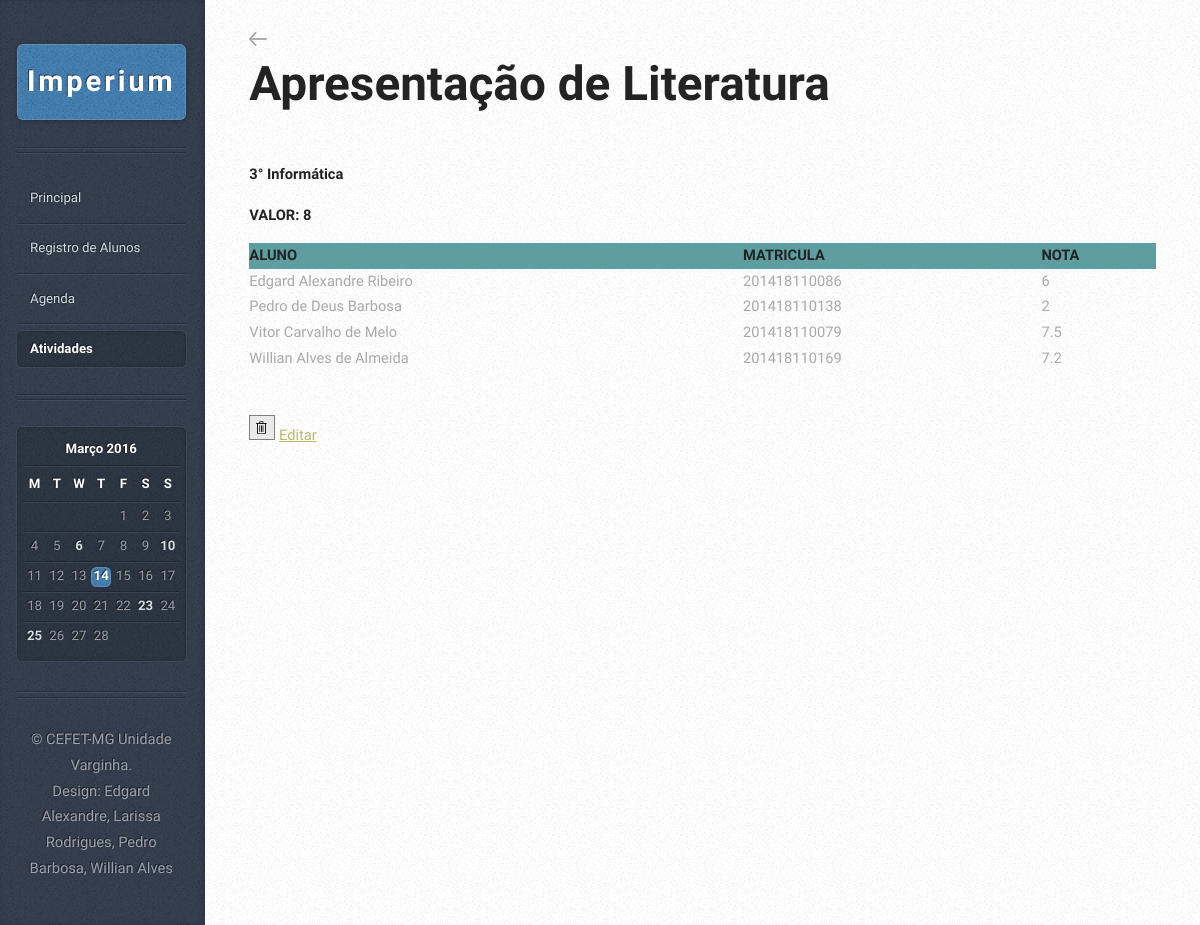
The page /atividadeRegistro.php?id=10 on the database its author committed.
### tables this page shows
CREATE TABLE IF NOT EXISTS `Atividade` (
  `idAtividade` int(11) NOT NULL AUTO_INCREMENT,
  `nomeAtividade` varchar(45) NOT NULL,
  `valorAtividade` float NOT NULL,
  `bimestreAtividade` varchar(45) NOT NULL,
  `tipoAtividade` varchar(45) NOT NULL,
  `idTurmaAtividade` int(11) NOT NULL,
  PRIMARY KEY (`idAtividade`),
  KEY `idTurmaAtividade` (`idTurmaAtividade`)
);

CREATE TABLE IF NOT EXISTS `Turma` (
  `idTurma` int(11) NOT NULL AUTO_INCREMENT,
  `nomeTurma` varchar(45) DEFAULT NULL,
  PRIMARY KEY (`idTurma`)
);

CREATE TABLE IF NOT EXISTS `Aluno` (
  `idAluno` int(11) NOT NULL AUTO_INCREMENT,
  `nomeAluno` varchar(45) NOT NULL,
  `matricula` varchar(45) NOT NULL,
  `frequencia` int(11) DEFAULT NULL,
  `idTurmaAluno` int(11) NOT NULL,
  PRIMARY KEY (`idAluno`),
  KEY `idTurmaAluno` (`idTurmaAluno`)
);

CREATE TABLE IF NOT EXISTS `Nota` (
  `idNota` int(11) NOT NULL AUTO_INCREMENT,
  `idAtividade` int(11) NOT NULL,
  `idAluno` int(11) NOT NULL,
  `valorNota` float NOT NULL,
  PRIMARY KEY (`idNota`),
  KEY `idAtividade` (`idAtividade`,`idAluno`),
  KEY `idAluno` (`idAluno`)
);

### atividadeRegistro.php (the view, shortened to what this page needs)
<?php
    $PDO = db_connect();
	$id = $_GET["id"];
	$sql = "SELECT idAtividade, nomeAtividade, valorAtividade, bimestreAtividade, tipoAtividade, idTurmaAtividade FROM Atividade WHERE idAtividade = :idAtividade ORDER BY bimestreAtividade ASC";
    $sql2 = "SELECT idAluno, nomeAluno, matricula, frequencia, idTurmaAluno FROM Aluno WHERE idTurmaAluno = :idTurmaAluno ORDER BY nomeAluno ASC";
    $sql3 = "SELECT idNota, idAtividade, idAluno, valorNota FROM Nota WHERE idAtividade = :idAtividadeNota";
    $sql4 = "SELECT idTurma, nomeTurma FROM Turma WHERE idTurma = :idTurma";
    $stmt = $PDO->prepare($sql);
	$stmt2 = $PDO->prepare($sql2);
    $stmt3 = $PDO->prepare($sql3);
    $stmt4 = $PDO->prepare($sql4);
    $stmt->execute(array(':idAtividade' => $id));
?>
<!DOCTYPE HTML>
<html>
<head>
		<link rel="stylesheet" href="assets/css/mainScreen.css" />
        <link rel="stylesheet" href="assets/css/style.css" />
	</head>
<body>
<div id="content">
    <div class="inner">
        <article class="box post post-excerpt">
        <?php $Atividade = $stmt->fetch(PDO::FETCH_ASSOC)?>
		<a href = "atividadeLista.php"><img src = "images/setaVoltar.png"></a><br>
            <?php $stmt4->execute(array(':idTurma' => $Atividade['idTurmaAtividade'])); ?>
            <?php $Turma = $stmt4->fetch(PDO::FETCH_ASSOC)?>
            <h2><p><?php echo $Atividade['nomeAtividade']?></p></h2>
            <h3><p><?php echo $Turma['nomeTurma']?></p></h3>
            <h3><p>VALOR: <?php echo $Atividade['valorAtividade']?></p></h3>
            <?php
            $turmaAtividade = $Atividade['idTurmaAtividade'];
            $stmt2->execute(array(':idTurmaAluno' => $turmaAtividade));
            $stmt3->execute(array(':idAtividadeNota' => $Atividade['idAtividade']));
        ?>
			<table>
				<tr id = "bim">
					<td><h5>ALUNO</h5></td>
					<td><h5>MATRICULA</h5></td>
                    <td><h5>NOTA</h5></td>
				</tr>
				 <?php while($Aluno = $stmt2->fetch(PDO::FETCH_ASSOC)): ?>
                        <tr>
                            <td><?php echo $Aluno['nomeAluno'] ?></td>
                            <td><?php echo $Aluno['matricula'] ?></td>
                           <?php while($Nota = $stmt3->fetch(PDO::FETCH_ASSOC)): ?>
                                <?php if($Nota['idAluno'] == $Aluno['idAluno']): ?>
                                    <td><?php echo $Nota['valorNota'] ?></td>
                                <?php endif; ?>
                            <?php endwhile; ?>
                        </tr>
                    <?php $stmt3 = $PDO->prepare($sql3); ?>
                    <?php $stmt3->execute(array(':idAtividadeNota' => $Atividade['idAtividade'])); ?>
                <?php endwhile; ?>
        </table>
        </article>
        <a onClick = "if(confirm('Tem certeza que deseja excluir permanentemente este aluno?')) location.href = '#';"><img src = "images/pbi_deleteicon.png"></a>
        <a href='#'>Editar</a>
    </div>
</div>
			<div id="sidebar">
					<h1 id="logo"><a href="#">Imperium</a></h1>
					<nav id="nav">
						<ul>
							<li><a href="indexMain.html">Principal</a></li>
							<li><a href="turmaRegistro.php">Registro de Alunos</a></li>
							<li><a href="calendario.html">Agenda</a></li>
							<li class="current"><a href="atividadeLista.php">Atividades</a></li>
						</ul>
					</nav>
					<section class="box calendar">
						<div class="inner">
							<table>
								<caption>Março 2016</caption>
								<thead>
									<tr>
										<th scope="col" title="Monday">M</th>
										<th scope="col" title="Tuesday">T</th>
										<th scope="col" title="Wednesday">W</th>
										<th scope="col" title="Thursday">T</th>
										<th scope="col" title="Friday">F</th>
										<th scope="col" title="Saturday">S</th>
										<th scope="col" title="Sunday">S</th>
									</tr>
								</thead>
								<tbody>
									<tr>
										<td colspan="4" class="pad"><span>&nbsp;</span></td>
										<td><span>1</span></td>
										<td><span>2</span></td>
										<td><span>3</span></td>
									</tr>
									<tr>
										<td><span>4</span></td>
										<td><span>5</span></td>
										<td><a href="#">6</a></td>
										<td><span>7</span></td>
										<td><span>8</span></td>
										<td><span>9</span></td>
										<td><a href="#">10</a></td>
									</tr>
									<tr>
										<td><span>11</span></td>
										<td><span>12</span></td>
										<td><span>13</span></td>
										<td class="today"><a href="#">14</a></td>
										<td><span>15</span></td>
										<td><span>16</span></td>
										<td><span>17</span></td>
									</tr>
									<tr>
										<td><span>18</span></td>
										<td><span>19</span></td>
										<td><span>20</span></td>
										<td><span>21</span></td>
										<td><span>22</span></td>
										<td><a href="#">23</a></td>
										<td><span>24</span></td>
									</tr>
									<tr>
										<td><a href="#">25</a></td>
										<td><span>26</span></td>
										<td><span>27</span></td>
										<td><span>28</span></td>
										<td class="pad" colspan="3"><span>&nbsp;</span></td>
									</tr>
								</tbody>
							</table>
						</div>
					</section>
					<ul id="copyright">
						<li>&copy; CEFET-MG Unidade Varginha.</li><li>Design: Edgard Alexandre, Larissa Rodrigues, Pedro Barbosa, Willian Alves</a></li>
					</ul>
			</div>
	</body>
</html>

### assets/css/style.css (style rules this page uses)
#bim { background-color: cadetblue; }

### rows shown on the page
atividade: nomeAtividade "Apresentação de Literatura", valorAtividade "8"
turma: nomeTurma "3° Informática"
aluno: nomeAluno "Edgard Alexandre Ribeiro", matricula "201418110086"
nota: valorNota "6"
aluno: nomeAluno "Pedro de Deus Barbosa", matricula "201418110138"
nota: valorNota "2"
aluno: nomeAluno "Vitor Carvalho de Melo", matricula "201418110079"
nota: valorNota "7.5"
aluno: nomeAluno "Willian Alves de Almeida", matricula "201418110169"
nota: valorNota "7.2"
